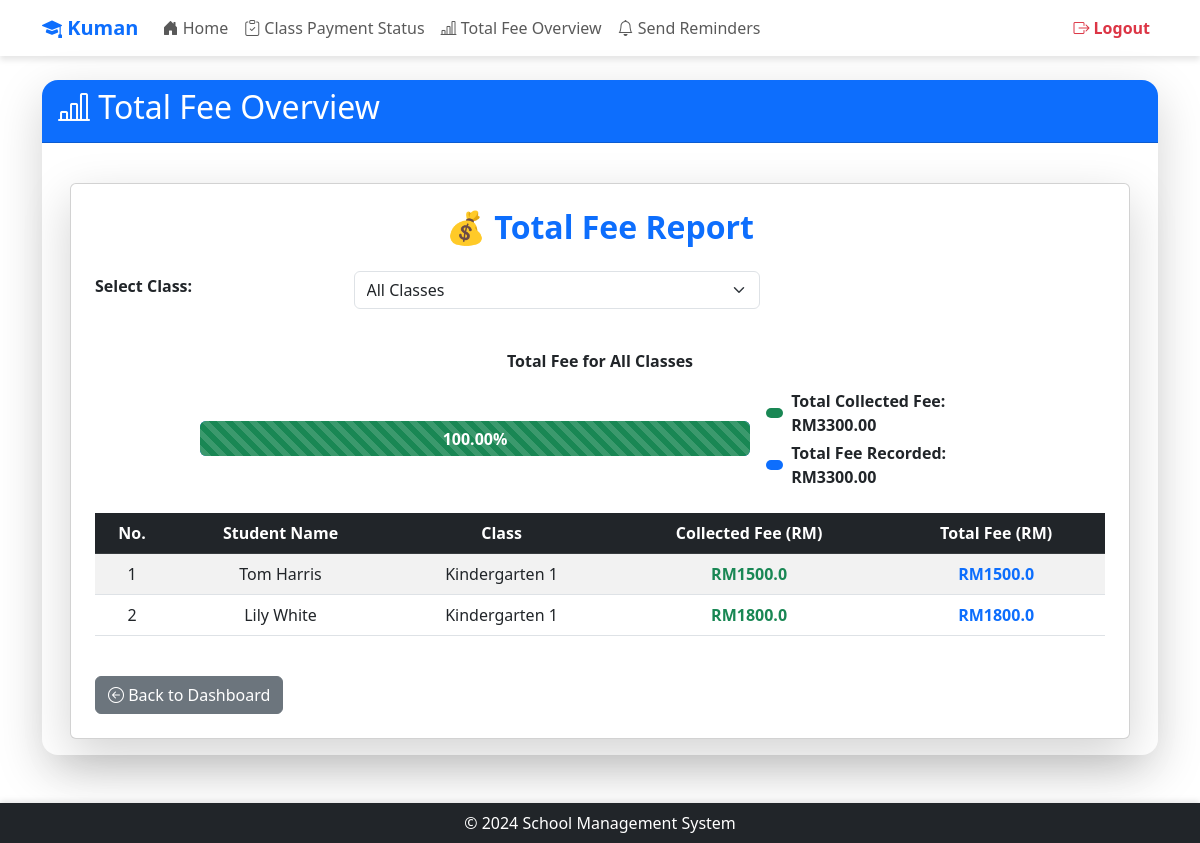
The app's page /teacher/generate-total-fee (signed in) with its own data.
### app/models/models.py (models this page shows, shortened)
class Settings(db.Model):
    __tablename__ = 'Settings'
    setting_key = db.Column('SettingKey', db.String, primary_key=True)
    setting_value = db.Column('SettingValue', db.String, nullable=False)
    description = db.Column('Description', db.String, nullable=False)
    category = db.Column('Category', db.String, nullable=False)

class User(UserMixin, db.Model):
    __tablename__ = 'User'
    id = db.Column('Id', db.String, primary_key=True)
    password = db.Column('Password', db.String, nullable=True)
    role_id = db.Column('RoleId', db.String, ForeignKey('Role.RoleId', ondelete='SET NULL'))
    email = db.Column('Email', db.String, nullable=False)
    first_name = db.Column('FirstName', db.String, nullable=False)
    last_name = db.Column('LastName', db.String, nullable=False)
    date_of_birth = db.Column('DateOfBirth', db.Date, nullable=False)
    role = relationship('Role', back_populates='users')
    parent_relations = relationship('ParentStudentRelation', back_populates='parent', foreign_keys='ParentStudentRelation.parent_id')
    student_relations = relationship('ParentStudentRelation', back_populates='student', foreign_keys='ParentStudentRelation.student_id')
    student_fees = relationship('StudentFeeAssignment', back_populates='student')
    class_assignments_teacher = relationship('ClassAssignment', back_populates='teacher', foreign_keys='ClassAssignment.teacher_id')
    class_assignments_student = relationship('ClassAssignment', back_populates='student', foreign_keys='ClassAssignment.student_id')
    messages_sent = relationship('Notification', back_populates='teacher', foreign_keys='Notification.teacher_id')
    messages_received = relationship('Notification', back_populates='student', foreign_keys='Notification.student_id')

class Class(db.Model):
    __tablename__ = 'Class'
    class_id = db.Column('ClassId', db.String, primary_key=True)
    class_name = db.Column('ClassName', db.String, nullable=False)
    description = db.Column('Description', db.String, nullable=True)
    assignments = relationship('ClassAssignment', back_populates='class_')

### app/routes/teacher/generate_total_fee.py (the view)
@teacher.route('/generate-total-fee')
@login_required
@role_required('2')
def generate_total_fee():
    selected_class = request.args.get('class_name', None)
    query = (
        db.session.query(
            User.first_name,
            User.last_name,
            Class.class_name,
            FeeRecord.total_amount,
            FeeRecord.status_id,
            PaymentStatus.status_name
        )
        .join(ClassAssignment, ClassAssignment.student_id == User.id)
        .join(Class, Class.class_id == ClassAssignment.class_id)
        .join(StudentFeeAssignment, StudentFeeAssignment.student_id == User.id)
        .join(FeeRecord, FeeRecord.fee_assignment_id == StudentFeeAssignment.fee_assignment_id)
        .join(PaymentStatus, PaymentStatus.status_id == FeeRecord.status_id)
        .filter(ClassAssignment.class_id.in_(
            db.session.query(ClassAssignment.class_id)
            .filter(ClassAssignment.teacher_id == current_user.id)
        ))
    )
    if selected_class:
        query = query.filter(Class.class_name == selected_class)
    fee_records = query.all()
    filtered_fee_records = fee_records if not selected_class else [record for record in fee_records if record.class_name == selected_class]
    total_collected_fee = sum(record.total_amount for record in filtered_fee_records if record.status_name == 'Paid')
    total_fee_recorded = sum(record.total_amount for record in filtered_fee_records)
    students = {}
    for record in filtered_fee_records:
        student_name = f"{record.first_name} {record.last_name}"
        if student_name not in students:
            students[student_name] = {
                "class_name": record.class_name,
                "total_fee": 0.0,
                "collected_fee": 0.0
            }
        students[student_name]["total_fee"] += float(record.total_amount) if record.total_amount else 0.0
        if record.status_name == "Paid":
            students[student_name]["collected_fee"] += float(record.total_amount)
    student_list = [{"name": name, **data} for name, data in students.items()]
    class_names = (
        db.session.query(Class.class_name)
        .join(ClassAssignment, ClassAssignment.class_id == Class.class_id)
        .filter(ClassAssignment.teacher_id == current_user.id)
        .distinct()
        .all()
    )
    class_names = [class_name[0] for class_name in class_names]
    fee_summary_title = f"Total Fee for Class {selected_class}" if selected_class else "Total Fee for All Classes"
    return render_template(
        'teacher/total_fee.html',
        students=student_list,
        total_collected_fee=total_collected_fee,
        total_fee_recorded=total_fee_recorded,
        class_names=class_names,
        selected_class=selected_class,
        fee_summary_title=fee_summary_title,
        app_name=app_name()
    )

### app/__init__.py (called while the page is built)
@login_manager.user_loader
def load_user(user_id):
    from .models.models import User
    return User.query.get(user_id)

### app/routes/routes.py (called while the page is built)
def app_name():
    app_name = "School Management System"
    with current_app.app_context():
        setting = Settings.query.filter_by(setting_key='school_name').first()
        if setting and setting.setting_value:
            app_name = setting.setting_value
    return app_name

def role_required(*roles):
    def decorator(f):
        @wraps(f)
        def decorated_function(*args, **kwargs):
            if not current_user.is_authenticated or current_user.role_id not in roles:
                abort(403)  # Forbidden access if role does not match
            return f(*args, **kwargs)
        return decorated_function
    return decorator

### app/templates/teacher/total_fee.html (shortened to what this page needs)
{% extends "share/dashboard.html" %}
{% block card_title %}<i class="bi bi-bar-chart-line"></i> Total Fee Overview{% endblock %}
{% block card_content %}
<div class="container mt-4">
    <div class="card shadow-lg p-4">
        <h2 class="text-center text-primary fw-bold mb-4">💰 Total Fee Report</h2>
        <form method="get" action="{{ url_for('teacher.generate_total_fee') }}" class="mb-3">
            <div class="row align-items-center">
                <div class="col-md-3">
                    <label for="class_name" class="form-label fw-bold">Select Class:</label>
                </div>
                <div class="col-md-5">
                    <select name="class_name" id="class_name" class="form-select" onchange="this.form.submit()">
                        <option value="">All Classes</option>
                    </select>
                </div>
            </div>
        </form>
        {% set progress = 0 %}
        {% if total_fee_recorded > 0 %}
            {% set progress = (total_collected_fee / total_fee_recorded * 100) | round(2) %}
        {% endif %}
        <div class="progress-container my-4">
            <p class="fw-bold text-center">{{ fee_summary_title }}</p>
            <div class="progress-wrapper d-flex align-items-center justify-content-center">
                <div class="progress bg-primary">
                    <div class="progress-bar bg-success progress-bar-striped progress-bar-animated"
                         role="progressbar"
                         aria-valuenow="{{ progress }}"
                         aria-valuemin="0"
                         aria-valuemax="100"
                         data-progress="{{ progress }}">
                        <span class="progress-text">{{ progress }}%</span>
                    </div>
                </div>
                <div class="ms-3">
                    <div class="d-flex align-items-center">
                        <span class="fee-indicator bg-success me-2"></span> <span class="fw-bold">Total Collected Fee: RM{{ total_collected_fee }}</span>
                    </div>
                    <div class="d-flex align-items-center mt-1">
                        <span class="fee-indicator bg-primary me-2"></span> <span class="fw-bold">Total Fee Recorded: RM{{ total_fee_recorded }}</span>
                    </div>
                </div>
            </div>
        </div>
        <div class="table-responsive">
            <table class="table table-striped table-hover text-center">
                <thead class="table-dark">
                    <tr>
                        <th>No.</th>
                        <th>Student Name</th>
                        <th>Class</th>
                        <th>Collected Fee (RM)</th>
                        <th>Total Fee (RM)</th>
                    </tr>
                </thead>
                <tbody>
                    {% for student in students %}
                    <tr>
                        <td>{{ loop.index }}</td>
                        <td>{{ student.name }}</td>
                        <td>{{ student.class_name }}</td>
                        <td class="text-success fw-bold">RM{{ student.collected_fee }}</td>
                        <td class="text-primary fw-bold">RM{{ student.total_fee }}</td>
                    </tr>
                    {% endfor %}
                </tbody>
            </table>
        </div>
        <div class="text-left mt-4">
            <a href="{{ url_for('teacher.dashboard') }}" class="btn btn-secondary">
                <i class="bi bi-arrow-left-circle"></i> Back to Dashboard
            </a>
        </div>
    </div>
</div>
{% endblock %}

### app/templates/share/dashboard.html (shortened to what this page needs)
<!DOCTYPE html>
<html lang="en">
  <head>
    <link href="https://cdn.jsdelivr.net/npm/bootstrap@5.3.0-alpha1/dist/css/bootstrap.min.css" rel="stylesheet" />
    <link href="https://cdn.jsdelivr.net/npm/bootstrap-icons/font/bootstrap-icons.css" rel="stylesheet" />
  </head>
  <body>
    <header class="navbar navbar-expand-lg navbar-light">
      <div class="container">
        <a class="navbar-brand text-primary fw-bold"
          href="{% if current_user.role_id == '1' %}
                    {{ url_for('admin.dashboard') }}
                {% elif current_user.role_id == '2' %}
                    {{ url_for('teacher.dashboard') }}
                {% elif current_user.role_id == '3' %}
                    {{ url_for('parent.dashboard') }}
                {% elif current_user.role_id == '4' %}
                    {{ url_for('accountant.dashboard') }}
                {% else %}
                    {{ url_for('views.home') }}
                {% endif %}">
          <i class="bi bi-mortarboard-fill"></i> {{ app_name }}
        </a>
        <div class="collapse navbar-collapse" id="navbarNav">
          <ul class="navbar-nav me-auto">
            <li class="nav-item">
              <a class="nav-link"
                 href="{% if current_user.role_id == '1' %}
                          {{ url_for('admin.dashboard') }}
                       {% elif current_user.role_id == '2' %}
                          {{ url_for('teacher.dashboard') }}
                       {% elif current_user.role_id == '3' %}
                          {{ url_for('parent.dashboard') }}
                       {% elif current_user.role_id == '4' %}
                          {{ url_for('accountant.dashboard') }}
                       {% else %}
                          {{ url_for('views.home') }}
                       {% endif %}">
                <i class="bi bi-house-door-fill"></i> Home
              </a>
            </li>
            {% if current_user.role_id == '1' %}
              <li class="nav-item">
                <a class="nav-link" href="{{ url_for('admin.manage_users') }}">
                  <i class="bi bi-people"></i> Manage Users
                </a>
              </li>
              <li class="nav-item">
                <a class="nav-link" href="{{ url_for('admin.fee_management') }}">
                  <i class="bi bi-cash-coin"></i> Fee Management
                </a>
              </li>
              <li class="nav-item">
                <a class="nav-link" href="{{ url_for('admin.manage_classes') }}">
                  <i class="bi bi-clipboard-data"></i> Class Assignments
                </a>
              </li>
              <li class="nav-item">
                <a class="nav-link" href="{{ url_for('admin.parent_student') }}">
                  <i class="bi bi-person-check"></i> Parent-Student Data
                </a>
              </li>
              <li class="nav-item">
                <a class="nav-link" href="{{ url_for('admin.system_settings') }}">
                  <i class="bi bi-gear"></i> System Settings
                </a>
              </li>
            {% elif current_user.role_id == '2' %}
              <li class="nav-item">
                <a class="nav-link" href="{{ url_for('teacher.fee_status') }}">
                  <i class="bi bi-clipboard-check"></i> Class Payment Status
                </a>
              </li>
              <li class="nav-item">
                <a class="nav-link" href="{{ url_for('teacher.generate_total_fee') }}">
                  <i class="bi bi-bar-chart-line"></i> Total Fee Overview
                </a>
              </li>
              <li class="nav-item">
                <a class="nav-link" href="{{ url_for('teacher.send_reminders') }}">
                  <i class="bi bi-bell"></i> Send Reminders
                </a>
              </li>
            {% endif %}
          </ul>
          <ul class="navbar-nav ms-auto">
            <li class="nav-item">
              <a class="nav-link text-danger fw-bold" href="{{ url_for('auth.logout') }}">
                <i class="bi bi-box-arrow-right"></i> Logout
              </a>
            </li>
          </ul>
        </div>
      </div>
    </header>
    <main class="container mt-4">
      <div class="card border-0 shadow-lg rounded-4">
        <div class="card-header text-white bg-primary rounded-top-4">
          <h2>{% block card_title %} {% endblock %}</h2>
        </div>
        <div class="card-body">
          {% block card_content %} {% endblock %}
        </div>
      </div>
    </main>
    <footer class="bg-dark text-white py-2 mt-5 text-center sticky-footer">
      <div class="container">
        <p class="m-0">&copy; 2024 School Management System</p>
      </div>
    </footer>
  </body>
</html>

### app/templates/share/dashboard.html (style rules this page uses)
html, body { height: 100%; }
body { display: flex; flex-direction: column; min-height: 100vh; }
main { flex: 1; }
.navbar { background: rgba(255, 255, 255, 0.9); box-shadow: 0 4px 6px rgba(0, 0, 0, 0.1); }
.navbar-nav .nav-link { font-weight: 500; transition: 0.3s; }
.sticky-footer { position: sticky; bottom: 0; width: 100%; box-shadow: 0 -2px 6px rgba(0, 0, 0, 0.1); }

### app/templates/teacher/total_fee.html (style rules this page uses)
.progress-container { max-width: 800px; width: 100%; margin: auto; }
.progress-wrapper { display: flex; align-items: center; justify-content: center; }
.progress { width: 80%; height: 35px; position: relative; }
.progress-bar { transition: width 0.6s ease-in-out; font-size: 16px; font-weight: bold; display: flex; align-items: center; justify-content: center; }
.progress-text { color: white; font-weight: bold; position: absolute; left: 50%; top: 50%; transform: translate(-50%, -50%); white-space: nowrap; }
.fee-indicator { display: inline-block; width: 20px; height: 10px; border-radius: 5px; }

### records on screen
Settings: SettingValue "Kuman"
User: name "Tom Harris", class_name "Kindergarten 1", collected_fee "1500.0", total_fee "1500.0"
User: name "Lily White", class_name "Kindergarten 1", collected_fee "1800.0", total_fee "1800.0"

### other values on screen
{{ fee_summary_title }} "Total Fee for All Classes"
{{ progress }} "100.00"
{{ total_collected_fee }} "3300.00"
{{ total_fee_recorded }} "3300.00"
